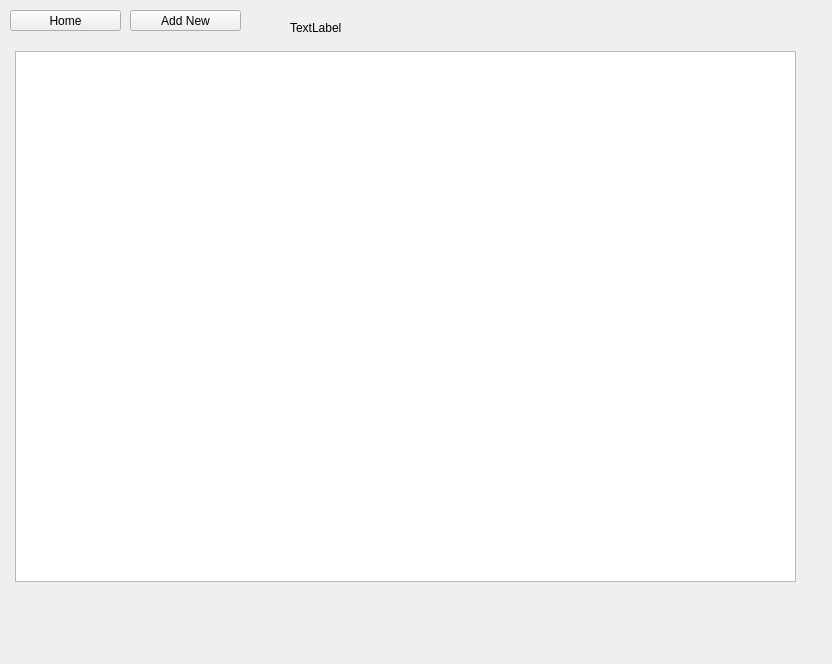
<?xml version="1.0" encoding="UTF-8"?>
<ui version="4.0">
 <class>PlaylistForm</class>
 <widget class="QWidget" name="PlaylistForm">
  <property name="geometry">
   <rect>
    <x>0</x>
    <y>0</y>
    <width>832</width>
    <height>664</height>
   </rect>
  </property>
  <property name="windowTitle">
   <string>Form</string>
  </property>
  <widget class="QStackedWidget" name="stackedWidget">
   <property name="geometry">
    <rect>
     <x>0</x>
     <y>10</y>
     <width>821</width>
     <height>641</height>
    </rect>
   </property>
   <property name="currentIndex">
    <number>0</number>
   </property>
   <widget class="QWidget" name="page">
    <widget class="QPushButton" name="pushButton">
     <property name="geometry">
      <rect>
       <x>10</x>
       <y>0</y>
       <width>111</width>
       <height>21</height>
      </rect>
     </property>
     <property name="text">
      <string>Home</string>
     </property>
    </widget>
    <widget class="QTableView" name="playlistsView">
     <property name="geometry">
      <rect>
       <x>15</x>
       <y>41</y>
       <width>781</width>
       <height>531</height>
      </rect>
     </property>
    </widget>
    <widget class="QPushButton" name="pushButton_2">
     <property name="geometry">
      <rect>
       <x>130</x>
       <y>0</y>
       <width>111</width>
       <height>21</height>
      </rect>
     </property>
     <property name="text">
      <string>Add New</string>
     </property>
    </widget>
    <widget class="QLabel" name="label">
     <property name="geometry">
      <rect>
       <x>290</x>
       <y>10</y>
       <width>131</width>
       <height>16</height>
      </rect>
     </property>
     <property name="text">
      <string>TextLabel</string>
     </property>
    </widget>
   </widget>
  </widget>
 </widget>
 <resources/>
 <connections/>
</ui>
